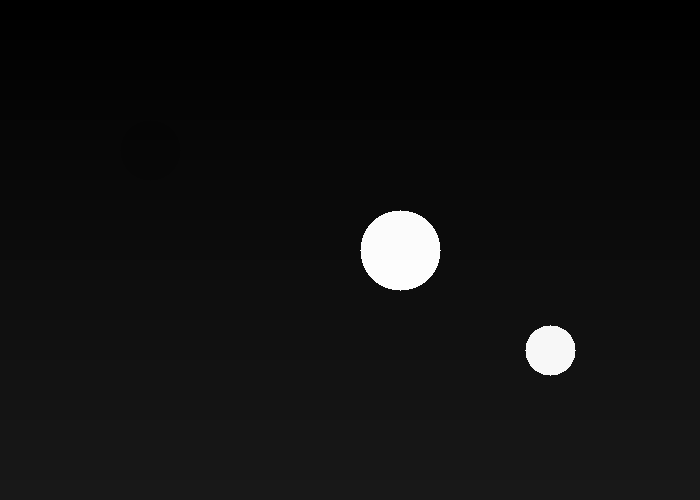
#> input picture data/vision_samples/ir_space.png, 700 x 500 px; its folder holds only this picture in this run
$ python generate_test_data.py   (older library calls are emulated)
#> lines starting #> are read from the running program, lines starting #| are printed output that depends on the picture; after the words box and inside, x2 and y2 are one past the last pixel; in counts of white or black regions, pixels touching at a corner belong together
### src/vision_analyzer.py
"""
Beyond Human Vision Analyzer
Detects visual phenomena beyond human perception:
- Infrared (IR) detection
- Ultraviolet (UV) detection
- High-speed motion analysis
- Thermal imaging analysis
- Spectral analysis beyond visible range
"""

import numpy as np
import cv2
from pathlib import Path
from typing import Dict, List, Tuple, Optional
import logging


class VisionAnalyzer:
    """Analyze images/video for beyond-visible spectrum phenomena."""

    def __init__(self, config_path: str = 'config/config.yaml'):
        self.logger = logging.getLogger(__name__)
        self.results = []

    # [28 lines left out: function detect_infrared, not called in this run]

    def detect_ultraviolet(self, image: np.ndarray) -> Dict:
        """Detect UV patterns (simulated from blue channel enhancement)."""
        if len(image.shape) == 3:
            # UV often appears in blue channel
            blue_channel = image[:, :, 0]
        else:
            blue_channel = image

        # Enhance UV-like features
        enhanced = cv2.equalizeHist(blue_channel)
        _, uv_mask = cv2.threshold(enhanced, 180, 255, cv2.THRESH_BINARY)

        contours, _ = cv2.findContours(uv_mask, cv2.RETR_EXTERNAL, cv2.CHAIN_APPROX_SIMPLE)

        events = []
        for contour in contours:
            area = cv2.contourArea(contour)
            if area > 30:
                M = cv2.moments(contour)
                if M["m00"] != 0:
                    cx = int(M["m10"] / M["m00"])
                    cy = int(M["m01"] / M["m00"])
                    events.append({
                        'type': 'ultraviolet_pattern',
                        'position': (cx, cy),
                        'area': area
                    })

        return {'events': events, 'total': len(events)}

    # [117 lines left out: functions detect_high_speed_motion, analyze_spectral_bands, analyze_image, create_false_color_image, not called in this run]


# [6 lines that do not run on import are left out]

### src/ai_vision_detector.py
"""
AI Vision Detection Module
Uses deep learning for advanced beyond-human vision analysis
"""

import numpy as np
import cv2
from typing import Dict, List, Tuple
import logging


class AIVisionDetector:
    """AI-powered detection for invisible phenomena."""

    def __init__(self):
        self.logger = logging.getLogger(__name__)
        self.models_loaded = False

    # [32 lines left out: function detect_thermal_anomalies, not called in this run]

    def detect_invisible_light(self, image: np.ndarray) -> Dict:
        """Detect invisible light sources (IR/UV)."""
        # Analyze intensity distribution
        if len(image.shape) == 3:
            hsv = cv2.cvtColor(image, cv2.COLOR_BGR2HSV)
            v_channel = hsv[:, :, 2]
        else:
            v_channel = image

        # Find bright spots
        _, bright_mask = cv2.threshold(v_channel, 220, 255, cv2.THRESH_BINARY)

        # Morphological operations
        kernel = np.ones((5, 5), np.uint8)
        bright_mask = cv2.morphologyEx(bright_mask, cv2.MORPH_CLOSE, kernel)

        contours, _ = cv2.findContours(bright_mask, cv2.RETR_EXTERNAL, cv2.CHAIN_APPROX_SIMPLE)

        light_sources = []
        for contour in contours:
            area = cv2.contourArea(contour)
            if area > 20:
                M = cv2.moments(contour)
                if M["m00"] != 0:
                    cx = int(M["m10"] / M["m00"])
                    cy = int(M["m01"] / M["m00"])

                    light_sources.append({
                        'position': (cx, cy),
                        'area': area,
                        'type': 'invisible_light_source',
                        'confidence': 0.85
                    })

        return {'sources': light_sources, 'count': len(light_sources)}

    # [72 lines left out: functions analyze_motion_blur, segment_spectral_regions, detect_periodic_patterns, not called in this run]


# [3 lines that do not run on import are left out]

### generate_test_data.py
"""
Comprehensive Test Data Generator
Creates diverse images and videos for vision analysis
"""
import sys
from pathlib import Path
import numpy as np
import cv2
sys.path.insert(0, str(Path(__file__).parent))

from src.vision_analyzer import VisionAnalyzer
from src.ai_vision_detector import AIVisionDetector

print("\n" + "="*70)
print("COMPREHENSIVE TEST DATA GENERATOR")
print("="*70)

test_dir = Path('data/vision_samples')
test_dir.mkdir(parents=True, exist_ok=True)
video_dir = Path('data/video_samples')
video_dir.mkdir(parents=True, exist_ok=True)

# ============================================================================
# PART 1: DIVERSE IMAGE GENERATION
# ============================================================================

print("\n[PART 1: GENERATING TEST IMAGES]")

# 1. Astronomical Images
print("\n1. Astronomical images...")

# Black hole simulation
black_hole = np.zeros((600, 600, 3), dtype=np.uint8)
center = (300, 300)
for r in range(250, 50, -5):
    color = int(255 * (250-r)/200)
    cv2.circle(black_hole, center, r, (color//3, color//2, color), 2)
cv2.imwrite(str(test_dir / 'black_hole.png'), black_hole)
print("   [OK] black_hole.png")

# Supernova
supernova = np.zeros((500, 500, 3), dtype=np.uint8)
cv2.circle(supernova, (250, 250), 100, (255, 200, 100), -1)
cv2.circle(supernova, (250, 250), 150, (255, 150, 50), 20)
cv2.circle(supernova, (250, 250), 200, (200, 100, 50), 10)
supernova = cv2.GaussianBlur(supernova, (21, 21), 0)
cv2.imwrite(str(test_dir / 'supernova.png'), supernova)
print("   [OK] supernova.png")

# 2. Microscopic/UV Images
print("\n2. Microscopic/UV images...")

# Cell structure (UV fluorescence)
cells = np.zeros((600, 800, 3), dtype=np.uint8)
for _ in range(15):
    x, y = np.random.randint(50, 750), np.random.randint(50, 550)
    size = np.random.randint(30, 60)
    cv2.circle(cells, (x, y), size, (255, 100, 200), -1)
    cv2.circle(cells, (x, y), size//2, (200, 150, 255), -1)
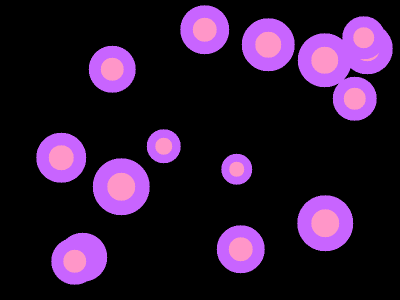
#> cells: shape (600, 800, 3) (shown at 1/2 size); mean of channels 0, 1, 2 49.3, 22.7, 43.3; drawn as B, G, R
cells = cv2.GaussianBlur(cells, (5, 5), 0)
cv2.imwrite(str(test_dir / 'cells_uv.png'), cells)
print("   [OK] cells_uv.png")

# 3. Thermal/IR Images
print("\n3. Thermal/IR images...")

# Building thermal scan
building = np.zeros((600, 800), dtype=np.uint8)
building[100:500, 100:700] = 80  # Building base
building[150:250, 200:300] = 200  # Hot window
building[150:250, 450:550] = 210  # Hot window
building[350:450, 300:400] = 180  # Door
cv2.imwrite(str(test_dir / 'building_thermal.png'), building)
print("   [OK] building_thermal.png")

# Wildlife thermal
wildlife = np.zeros((500, 700), dtype=np.uint8)
wildlife[:, :] = 50  # Cold background
# Animal heat signatures
cv2.ellipse(wildlife, (200, 250), (60, 40), 0, 0, 360, 220, -1)  # Animal 1
#> wildlife: shape (500, 700); values 50 (black) and 220 (white), 2.2% white; 1 white region, box (x1, y1, x2, y2) and area: (140, 210, 261, 291) 7689
cv2.ellipse(wildlife, (500, 300), (50, 35), 0, 0, 360, 210, -1)  # Animal 2
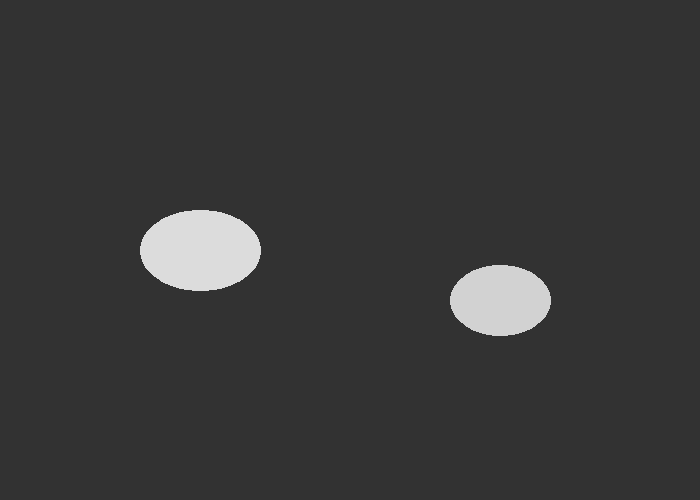
#> wildlife: shape (500, 700); min 50, max 220, mean 56.3
cv2.imwrite(str(test_dir / 'wildlife_thermal.png'), wildlife)
print("   [OK] wildlife_thermal.png")

# 4. High-Speed/Motion Images
print("\n4. High-speed motion images...")

# Bullet trajectory
bullet = np.zeros((400, 800, 3), dtype=np.uint8)
for i in range(0, 800, 50):
    cv2.circle(bullet, (i, 200), 10, (255, 255, 255), -1)
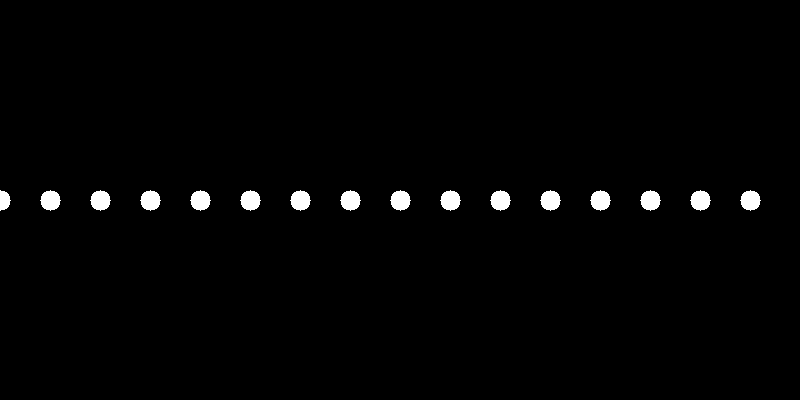
#> bullet: shape (400, 800, 3); 1.5% white; 16 white regions, largest, box (x1, y1, x2, y2) and area: (40, 190, 61, 211) 317, (90, 190, 111, 211) 317, (140, 190, 161, 211) 317
kernel = np.zeros((1, 50))
kernel[0, :] = 1/50
bullet = cv2.filter2D(bullet, -1, kernel)
cv2.imwrite(str(test_dir / 'bullet_motion.png'), bullet)
print("   [OK] bullet_motion.png")

# Water droplet splash
splash = np.zeros((600, 600, 3), dtype=np.uint8)
cv2.circle(splash, (300, 300), 50, (200, 200, 255), -1)
for i in range(5):
    angle = i * 72
    x = int(300 + 150 * np.cos(np.radians(angle)))
    y = int(300 + 150 * np.sin(np.radians(angle)))
    cv2.line(splash, (300, 300), (x, y), (150, 150, 255), 3)
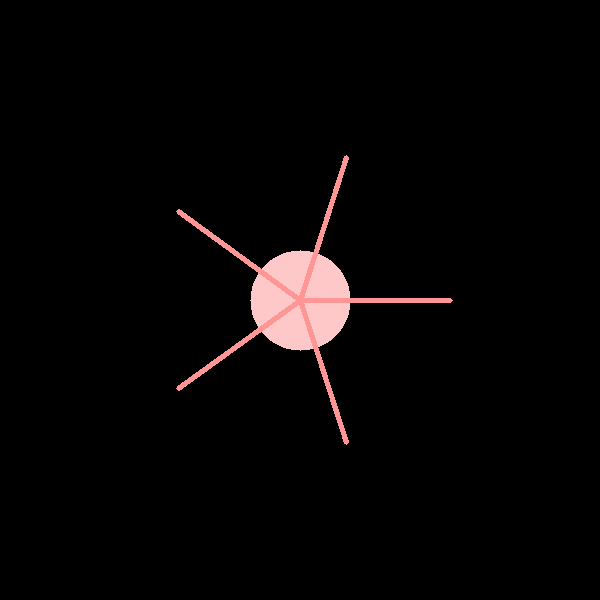
#> splash: shape (600, 600, 3); mean of channels 0, 1, 2 5.3, 5.3, 7.4; drawn as B, G, R
cv2.imwrite(str(test_dir / 'water_splash.png'), splash)
print("   [OK] water_splash.png")

# 5. Spectral/Multispectral
print("\n5. Spectral analysis images...")

# Vegetation index (NDVI simulation)
ndvi = np.zeros((500, 500, 3), dtype=np.uint8)
ndvi[0:250, :] = [50, 150, 50]   # Healthy vegetation
ndvi[250:500, :] = [150, 100, 50] # Stressed vegetation
cv2.imwrite(str(test_dir / 'vegetation_ndvi.png'), ndvi)
print("   [OK] vegetation_ndvi.png")

# 6. Atmospheric/Weather
print("\n6. Atmospheric images...")

# Aurora borealis
aurora = np.zeros((600, 800, 3), dtype=np.uint8)
for i in range(600):
    intensity = int(128 + 127 * np.sin(i * 0.02))
    aurora[i, :] = [0, intensity, intensity//2]
aurora = cv2.GaussianBlur(aurora, (51, 51), 0)
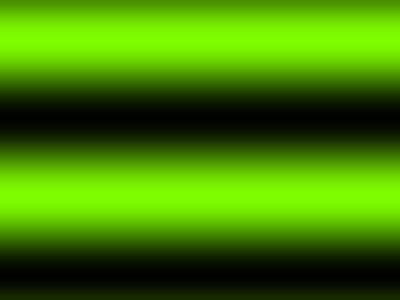
#> aurora: shape (600, 800, 3) (shown at 1/2 size); mean of channels 0, 1, 2 0, 129.2, 64.4; drawn as B, G, R
cv2.imwrite(str(test_dir / 'aurora.png'), aurora)
print("   [OK] aurora.png")

# ============================================================================
# PART 2: VIDEO GENERATION
# ============================================================================

print("\n[PART 2: GENERATING TEST VIDEOS]")

# Video 1: Rotating thermal object
print("\n1. Creating thermal rotation video...")
fourcc = cv2.VideoWriter_fourcc(*'mp4v')
#> fourcc = 1983148141
video1 = cv2.VideoWriter(str(video_dir / 'thermal_rotation.mp4'), fourcc, 30, (400, 400), False)

for angle in range(0, 360, 3):
    frame = np.zeros((400, 400), dtype=np.uint8)
    center = (200, 200)
    axes = (80, 40)
    cv2.ellipse(frame, center, axes, angle, 0, 360, 255, -1)
    video1.write(frame)
#> frame: shape (400, 400); 6.4% white; 1 white region, box (x1, y1, x2, y2) and area: (120, 160, 281, 241) 10232
video1.release()
print("   [OK] thermal_rotation.mp4 (120 frames)")

# Video 2: Moving objects (high-speed simulation)
print("\n2. Creating high-speed motion video...")
video2 = cv2.VideoWriter(str(video_dir / 'highspeed_motion.mp4'), fourcc, 60, (640, 480), True)

for i in range(180):
    frame = np.zeros((480, 640, 3), dtype=np.uint8)
    x = int(50 + i * 3)
    y = int(240 + 100 * np.sin(i * 0.1))
    cv2.circle(frame, (x, y), 20, (255, 255, 255), -1)
    video2.write(frame)
#> frame: shape (480, 640, 3); 0.41% white; 1 white region, box (x1, y1, x2, y2) and area: (567, 138, 608, 179) 1257
video2.release()
print("   [OK] highspeed_motion.mp4 (180 frames)")

# Video 3: Pulsating light source
print("\n3. Creating pulsating light video...")
video3 = cv2.VideoWriter(str(video_dir / 'pulsating_light.mp4'), fourcc, 30, (500, 500), True)

for i in range(90):
    frame = np.zeros((500, 500, 3), dtype=np.uint8)
    radius = int(50 + 30 * np.sin(i * 0.2))
    intensity = int(200 + 55 * np.sin(i * 0.2))
    cv2.circle(frame, (250, 250), radius, (intensity, intensity, intensity), -1)
    video3.write(frame)
#> frame: shape (500, 500, 3); values 0 (black) and 152 (white), 0.66% white; 1 white region, box (x1, y1, x2, y2) and area: (227, 227, 274, 274) 1653
video3.release()
print("   [OK] pulsating_light.mp4 (90 frames)")

# Video 4: Thermal gradient animation
print("\n4. Creating thermal gradient video...")
video4 = cv2.VideoWriter(str(video_dir / 'thermal_gradient.mp4'), fourcc, 30, (600, 400), False)

for i in range(120):
    frame = np.zeros((400, 600), dtype=np.uint8)
    for y in range(400):
        intensity = int((y + i) % 256)
        frame[y, :] = intensity
    video4.write(frame)
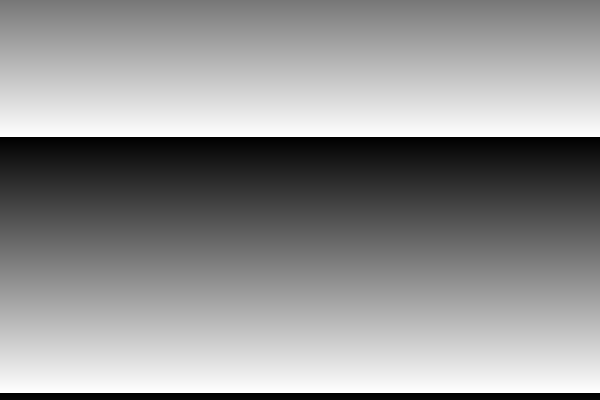
#> frame: shape (400, 600); min 0, max 255, mean 145.7
video4.release()
print("   [OK] thermal_gradient.mp4 (120 frames)")

# ============================================================================
# PART 3: ANALYZE ALL TEST DATA
# ============================================================================

print("\n[PART 3: ANALYZING TEST DATA]")

analyzer = VisionAnalyzer()
ai = AIVisionDetector()
results_dir = Path('results/vision_analysis')
results_dir.mkdir(parents=True, exist_ok=True)

# Analyze images
print("\nAnalyzing images...")
image_files = list(test_dir.glob('*.png'))
analysis_results = []

for img_file in image_files:
    img = cv2.imread(str(img_file))
#> img is the input picture: shape (500, 700, 3); min 0, max 254, mean 16.7
    if img is None:
        continue

    result = {
        'file': img_file.name,
        'ir_hotspots': 0,
        'uv_patterns': 0,
        'thermal_anomalies': 0,
        'light_sources': 0
    }

    # IR detection
    if len(img.shape) == 2:
        ir = analyzer.detect_infrared(img)
        result['ir_hotspots'] = ir['total']
        thermal = ai.detect_thermal_anomalies(img)
        result['thermal_anomalies'] = len(thermal)

    # UV detection
    uv = analyzer.detect_ultraviolet(img)
#> in detect_ultraviolet, `_, uv_mask = cv2.threshold(enhanced, 180, 255, cv2.THRESH_BINARY)`:
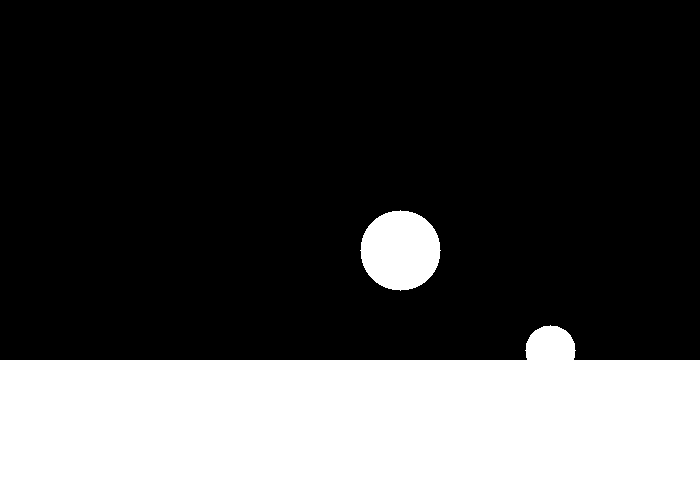
#> uv_mask: shape (500, 700); 29.8% white; 2 white regions
#> in detect_ultraviolet, `contours, _ = cv2.findContours(uv_mask, cv2.RETR_EXTERNAL, cv2.CHAIN_A..`: contours = 2 contours; box (x1, y1, x2, y2) and area: (0, 325, 700, 500) 98583, (360, 210, 441, 291) 4912
#> the loop in detect_ultraviolet, `for contour in contours:` made 2 passes
#> (area, cx, cy) on passes 1 to 2: (98583, 352, 428), (4912, 400, 250)
#> after the loop in detect_ultraviolet, `for contour in contours:`: events = 2 items
#> uv = 2 items
    result['uv_patterns'] = uv['total']

    # Light sources
    lights = ai.detect_invisible_light(img)
#> in detect_invisible_light, `contours, _ = cv2.findContours(bright_mask, cv2.RETR_EXTERNAL, cv2.CHA..`: contours = 2 contours; box (x1, y1, x2, y2) and area: (360, 210, 441, 291) 4912, (525, 325, 576, 376) 1890
#> the loop in detect_invisible_light, `for contour in contours:` made 2 passes
#> (area, cx, cy) on passes 1 to 2: (1890, 550, 350), (4912, 400, 250)
#> after the loop in detect_invisible_light, `for contour in contours:`: light_sources = 2 items
#> lights = 2 items
    result['light_sources'] = lights['count']

    analysis_results.append(result)
    print(f"   {img_file.name}: IR={result['ir_hotspots']}, UV={result['uv_patterns']}, "
          f"Thermal={result['thermal_anomalies']}, Lights={result['light_sources']}")
#|    ir_space.png: IR=0, UV=2, Thermal=0, Lights=2

# Analyze videos
print("\nAnalyzing videos...")
video_files = list(video_dir.glob('*.mp4'))
video_results = []

for vid_file in video_files:
    motion = analyzer.detect_high_speed_motion(str(vid_file), fps_threshold=30)
    result = {
        'file': vid_file.name,
        'fps': motion['fps'],
        'motion_events': motion['total']
    }
    video_results.append(result)
    print(f"   {vid_file.name}: FPS={result['fps']:.1f}, Motion events={result['motion_events']}")

# ============================================================================
# SUMMARY
# ============================================================================

print("\n" + "="*70)
print("GENERATION & ANALYSIS COMPLETE")
print("="*70)

print(f"\nImages created: {len(image_files)}")
print("Categories:")
print("  - Astronomical: 2 (black hole, supernova)")
print("  - Microscopic/UV: 1 (cells)")
print("  - Thermal/IR: 2 (building, wildlife)")
print("  - High-speed: 2 (bullet, splash)")
print("  - Spectral: 1 (vegetation)")
print("  - Atmospheric: 1 (aurora)")

print(f"\nVideos created: {len(video_files)}")
print("  - thermal_rotation.mp4 (120 frames)")
print("  - highspeed_motion.mp4 (180 frames)")
print("  - pulsating_light.mp4 (90 frames)")
print("  - thermal_gradient.mp4 (120 frames)")

print("\nTotal detections:")
total_ir = sum(r['ir_hotspots'] for r in analysis_results)
#> total_ir = 0
total_uv = sum(r['uv_patterns'] for r in analysis_results)
#> total_uv = 2
total_thermal = sum(r['thermal_anomalies'] for r in analysis_results)
#> total_thermal = 0
total_lights = sum(r['light_sources'] for r in analysis_results)
#> total_lights = 2
total_motion = sum(r['motion_events'] for r in video_results)

print(f"  IR hotspots: {total_ir}")
#|   IR hotspots: 0
print(f"  UV patterns: {total_uv}")
#|   UV patterns: 2
print(f"  Thermal anomalies: {total_thermal}")
#|   Thermal anomalies: 0
print(f"  Light sources: {total_lights}")
#|   Light sources: 2
print(f"  Motion events: {total_motion}")

print("\nLocations:")
print(f"  Images: {test_dir}")
print(f"  Videos: {video_dir}")
print(f"  Results: {results_dir}")

print("\n" + "="*70 + "\n")

$ run again, on data/vision_samples/thermal_test.png
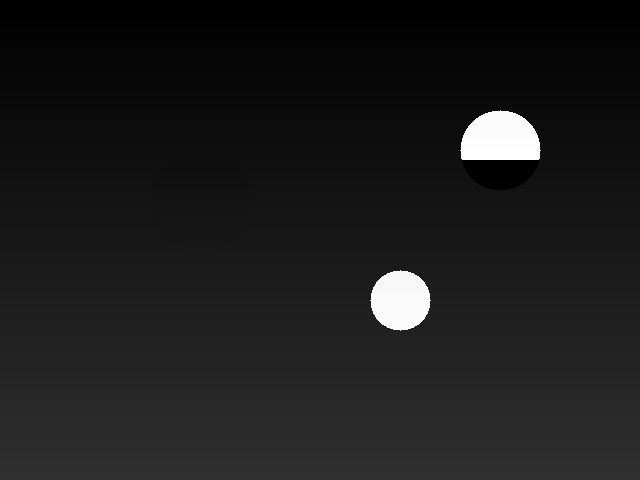
#> input picture data/vision_samples/thermal_test.png, 640 x 480 px
#> fourcc = 1983148141
#> img is the input picture: shape (480, 640, 3); min 0, max 255, mean 28
#> in detect_ultraviolet, `_, uv_mask = cv2.threshold(enhanced, 180, 255, cv2.THRESH_BINARY)`:
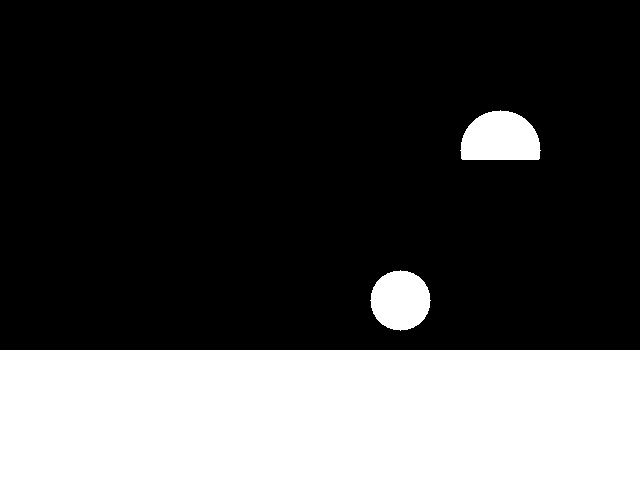
#> uv_mask: shape (480, 640); 29.1% white; 3 white regions
#> in detect_ultraviolet, `contours, _ = cv2.findContours(uv_mask, cv2.RETR_EXTERNAL, cv2.CHAIN_A..`: contours = 3 contours; box (x1, y1, x2, y2) and area: (0, 350, 640, 480) 82431, (460, 110, 541, 160) 3158, (370, 270, 431, 331) 2736
#> the loop in detect_ultraviolet, `for contour in contours:` made 3 passes
#> (contour, area, cx, cy) on pass 1: ([[0, 350], [0, 479], [639, 479], [639, 350]], 82431, 319, 414)
#> after the loop in detect_ultraviolet, `for contour in contours:`: events = 3 items
#> uv = 2 items
#> hsv: shape (480, 640, 3); mean H, S, V 0, 0, 28
#> in detect_invisible_light, `_, bright_mask = cv2.threshold(v_channel, 220, 255, cv2.THRESH_BINARY)`:
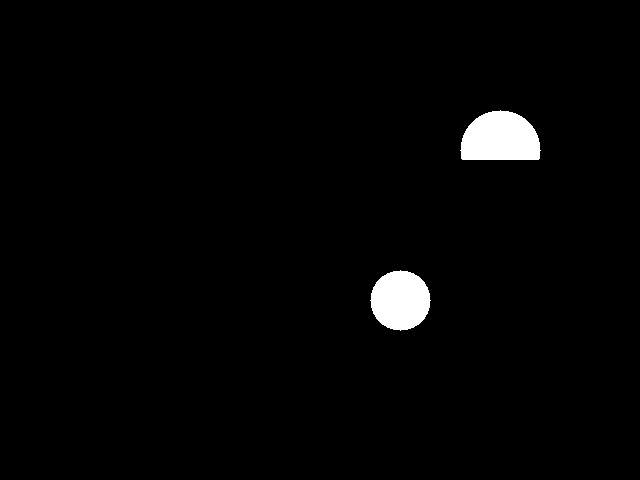
#> bright_mask: shape (480, 640); 2% white; 2 white regions
#> in detect_invisible_light, `contours, _ = cv2.findContours(bright_mask, cv2.RETR_EXTERNAL, cv2.CHA..`: contours = 2 contours; box (x1, y1, x2, y2) and area: (460, 110, 541, 160) 3158, (370, 270, 431, 331) 2736
#> the loop in detect_invisible_light, `for contour in contours:` made 2 passes
#> (area, cx, cy) on passes 1 to 2: (2736, 400, 300), (3158, 500, 137)
#> after the loop in detect_invisible_light, `for contour in contours:`: light_sources = 2 items
#|    thermal_test.png: IR=0, UV=3, Thermal=0, Lights=2
#> total_ir = 0
#> total_uv = 3
#> total_thermal = 0
#> total_lights = 2
#|   IR hotspots: 0
#|   UV patterns: 3
#|   Thermal anomalies: 0
#|   Light sources: 2
